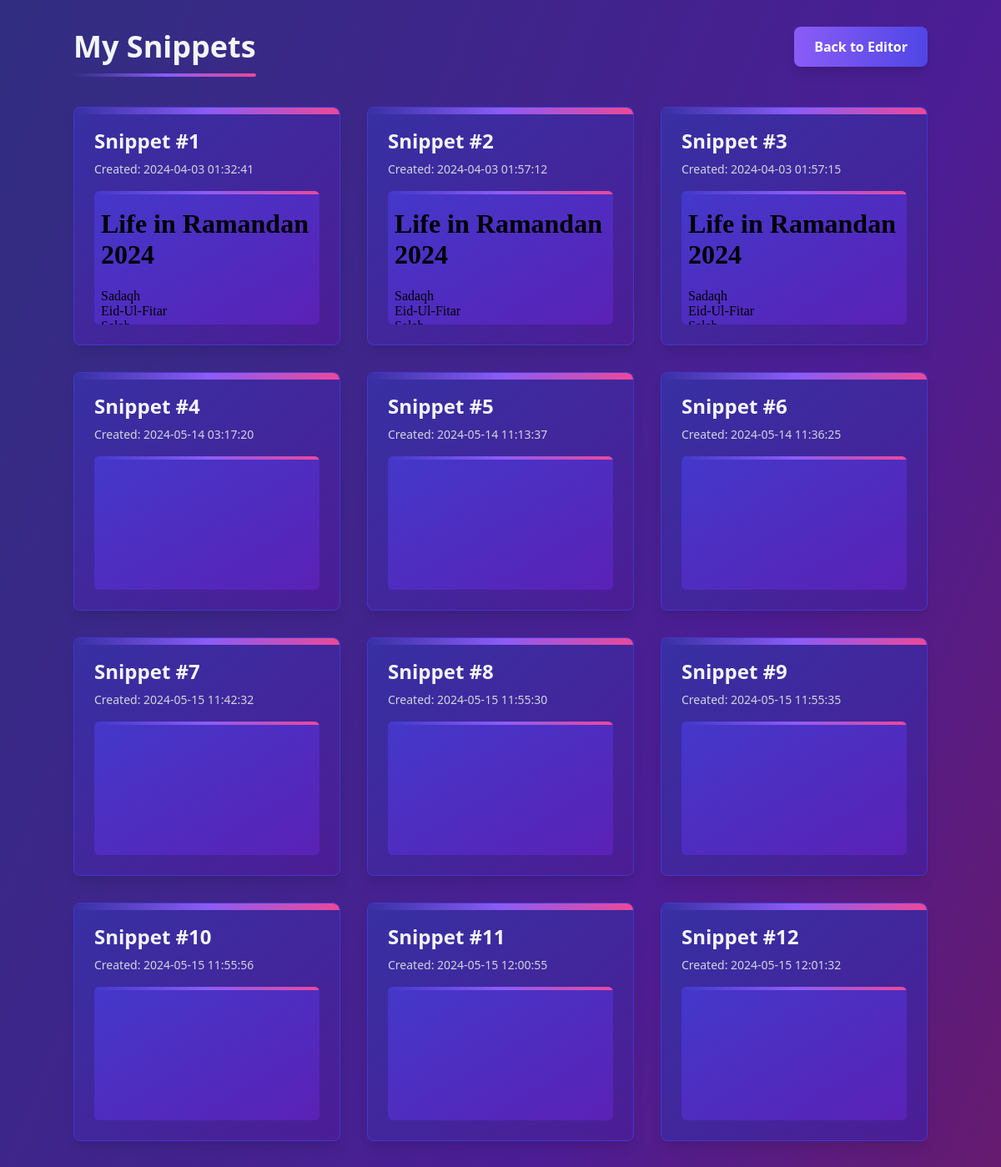
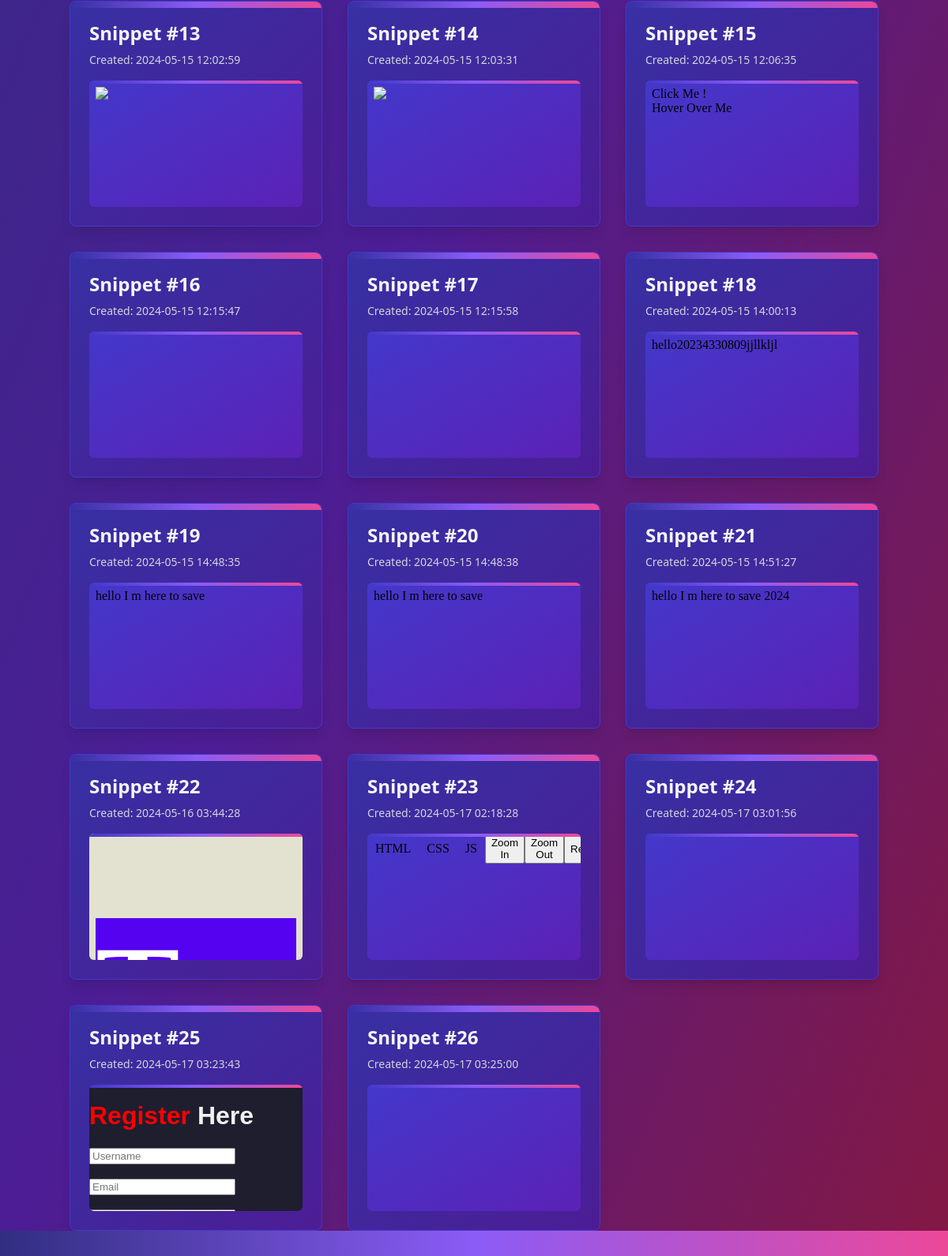
/snippets (signed in), run on the app's committed database (2 pictures, top to bottom).
### app.py (models this page shows)
class Snippet(db.Model):
    id = db.Column(db.Integer, primary_key=True)
    unique_id = db.Column(db.String(36), unique=True, default=lambda: str(uuid.uuid4()))
    html_code = db.Column(db.Text, nullable=True)
    css_code = db.Column(db.Text, nullable=True)
    js_code = db.Column(db.Text, nullable=True)
    user_id = db.Column(db.Integer, db.ForeignKey('user.id'))
    user = db.relationship('User', backref=db.backref('snippets', lazy=True))
    created_at = db.Column(db.DateTime, default=datetime.utcnow)

### app.py (the view)
@app.route('/snippets')
@login_required
def view_snippets():
    snippets = Snippet.query.filter_by(user_id=current_user.id).all()
    return render_template('view_snippets.html', snippets=snippets)

### app.py (called while the page is built)
@login_manager.user_loader
def load_user(user_id):
    return User.query.get(int(user_id))

### templates/view_snippets.html (shortened to what this page needs)
<!DOCTYPE html>
<html lang="en" class="bg-gradient-to-br from-indigo-900 via-purple-900 to-pink-900">
<head>
    <link rel="stylesheet" href="https://cdn.jsdelivr.net/npm/tailwindcss@2.2.19/dist/tailwind.min.css">
</head>
<body class="bg-gradient-to-br from-indigo-900 via-purple-900 to-pink-900 text-gray-100 py-8 px-4 font-rubik">
    <div class="max-w-5xl mx-auto">
        <div class="flex justify-between items-center mb-12">
            <h1 class="text-4xl font-bold text-teal-400 relative"> My Snippets <span
                    class="absolute -bottom-4 left-0 w-full h-1 bg-gradient-to-r from-teal-400 via-purple-500 to-pink-500 rounded-full"></span>
            </h1> <a href="/"
                class="bg-gradient-to-r from-purple-500 to-indigo-600 hover:from-purple-600 hover:to-indigo-700 text-white font-bold py-3 px-6 rounded-lg shadow-lg transition">
                Back to Editor </a>
        </div>
        <div class="snippet-container grid grid-cols-1 md:grid-cols-2 lg:grid-cols-3 gap-8">
             {% for snippet in snippets %} <div
                class="snippet bg-gradient-to-br from-indigo-800 to-purple-900 rounded-lg p-6 border border-indigo-700 shadow-lg relative overflow-hidden">
                <div
                    class="absolute top-0 left-0 w-full h-2 bg-gradient-to-r from-teal-400 via-purple-500 to-pink-500 rounded-t-lg">
                </div> <a href="{{ url_for('view_snippet', unique_id=snippet.unique_id) }}"
                    class="text-teal-400 font-bold text-2xl hover:text-teal-300 transition">Snippet #{{ loop.index
                    }}</a>
                <div class="text-gray-300 text-sm mt-2">Created: {{ snippet.created_at.strftime('%Y-%m-%d %H:%M:%S') if
                    snippet.created_at else 'Unknown' }}</div>
                <div
                    class="snippet-preview mt-4 bg-gradient-to-br from-indigo-700 to-purple-800 rounded-md overflow-hidden relative">
                    <div
                        class="absolute top-0 left-0 w-full h-1 bg-gradient-to-r from-teal-400 via-purple-500 to-pink-500 rounded-t-md">
                    </div> <iframe srcdoc="{{ snippet.html_code }}" class="w-full h-40 border-none"></iframe>
                </div>
            </div> {% else %} <p class="text-gray-300">No snippets found.</p> {% endfor %} </div>
    </div>
    <div class="fixed bottom-0 left-0 w-full bg-gradient-to-r from-teal-400 via-purple-500 to-pink-500 py-4 shadow-lg">
    </div>
</body>
</html>

### static/css/style.css (style rules this page uses)
:root { --topbar-bg-color: #1e1e2e; --topbar-text-color: #f0f0f0; --tab-bg-color: #2e2e48; --tab-active-color: #4a5aef; --editor-bg-color: #1e1e2e; --output-border-color: #3e3e5e; --button-bg-color: #4a5aef; --button-text-color: #ffffff; --resize-handler-bg-color: #3e3e5e; --button-hover-color: #6872ef; --font-family: 'Poppins', sans-serif; --border-radius: 8px; --error-bg-color: #f8d7da; --error-text-color: #721c24; }
body { font-family: var(--font-family); margin: 0; display: flex; flex-direction: column; height: 100vh; background-color: var(--editor-bg-color); color: var(--topbar-text-color); overflow-x: hidden; }

### templates/view_snippets.html (style rules this page uses)
.snippet-container { animation: fadeInAnimation 1.5s ease-out forwards; }
.snippet { transition: transform 0.3s ease-out, box-shadow 0.3s ease-out; }

### data on the page
Snippet: created_at "2024-04-03 01:32:41"
Snippet: created_at "2024-04-03 01:57:12"
Snippet: created_at "2024-04-03 01:57:15"
Snippet: created_at "2024-05-14 03:17:20"
Snippet: created_at "2024-05-14 11:13:37"
Snippet: created_at "2024-05-14 11:36:25"
Snippet: created_at "2024-05-15 11:42:32"
Snippet: created_at "2024-05-15 11:55:30"
Snippet: created_at "2024-05-15 11:55:35"
Snippet: created_at "2024-05-15 11:55:56"
Snippet: created_at "2024-05-15 12:00:55"
Snippet: created_at "2024-05-15 12:01:32"
Snippet: created_at "2024-05-15 12:02:59"
Snippet: created_at "2024-05-15 12:03:31"
Snippet: created_at "2024-05-15 12:06:35"
Snippet: created_at "2024-05-15 12:15:47"
Snippet: created_at "2024-05-15 12:15:58"
Snippet: created_at "2024-05-15 14:00:13"
Snippet: created_at "2024-05-15 14:48:35"
Snippet: created_at "2024-05-15 14:48:38"
Snippet: created_at "2024-05-15 14:51:27"
Snippet: created_at "2024-05-16 03:44:28"
Snippet: created_at "2024-05-17 02:18:28"
Snippet: created_at "2024-05-17 03:01:56"
Snippet: created_at "2024-05-17 03:23:43"
Snippet: created_at "2024-05-17 03:25:00"
